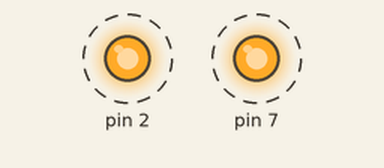
This sketch was run on a simulated Arduino Uno, built with avr-gcc and run on an emulated ATmega328P. Shown: output pins drawn as LEDs (lit = HIGH). Dashed ring = blinking.

Above: at 0.2 s.
Timing chart, 0 to 4.6 s (numbered marks = the images above):
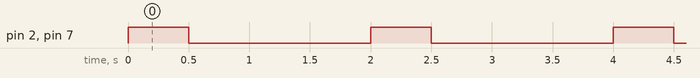

Measured:
- by itself, pin 2, pin 7: alternates HIGH for 0.50 s and LOW for 1.5 s

The sketch:

PulseGenerator.ino
```cpp
/*
  * PulseGenerator.ino
  * Leonardo Lisa
  * 07/12/2021
  * leonardo.lisa@studenti.unimi.it
  *
  * For Atmega328PB (Arduino UNO)
  *
  */

#define F_CPU 16000000
#define PIN_1 0b00000100 // GPIO 2
#define PIN_2 0b10000000 // GPIO 7

#define LOOPS_PER_MS (((F_CPU/1000)-(1+1+2+2))/(2+2)) // accounting for the overhead of 6 (1+1+2+2) cycles per ms and the 4 (2+2) cycles per inner loop iteration

static inline void ms_spin(unsigned short ms);

void setup() {
  // disable interrupt
  cli();
  DDRD |= (PIN_1) | (PIN_2);
}

void loop() {
  PORTD |= PIN_1;

  // delay i uS
  for (uint32_t i = 0; i < 10; i++)
  {
    // delay 1uS
    asm("nop");
    asm("nop");
    asm("nop");
    asm("nop");
    asm("nop");
    asm("nop");
    asm("nop");
    asm("nop");
    asm("nop");
    asm("nop");
    asm("nop");
    asm("nop");
    asm("nop");
    asm("nop");
    asm("nop");
    asm("nop");
  }

  // delay 62.5 uS
  asm("nop");
  // delay 62.5 uS
  asm("nop");

  PORTD |= PIN_2;
  ms_spin(500);
  PORTD &= ~PIN_1 & ~PIN_2;
  ms_spin(1500);
}

static inline void ms_spin(unsigned short ms) {
    if (ms) {
        unsigned short dummy;
        __asm__ __volatile__ (
            "ms_spin_outer_loop_%=:                \n"

            "    ldi %A[loopcnt], lo8(%[loops])    \n"
            "    ldi %B[loopcnt], hi8(%[loops])    \n"

            "ms_spin_inner_loop_%=:                \n"

            "    sbiw %A[loopcnt], 1               \n"
            "    brne ms_spin_inner_loop_%=        \n"

            "    sbiw %A[ms], 1                    \n"
            "    brne ms_spin_outer_loop_%=        \n"

            :  [ms] "+w" (ms),
               [loopcnt] "=&w" (dummy)
            :  [loops] "i" (LOOPS_PER_MS)
            :  // none.
        );
    }
}
```
